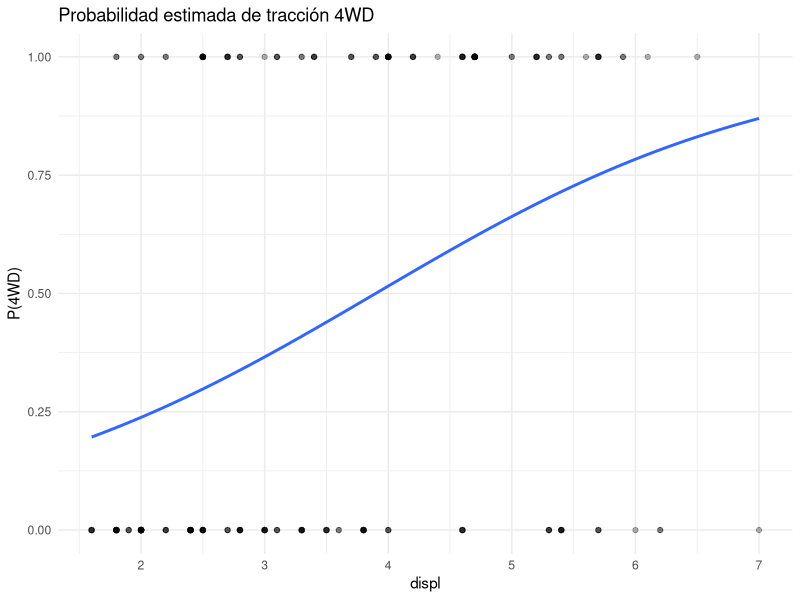

The R source for this figure:
# =============================================================================
# Sesión 9 — Día 5 · mañana — Modelos lineales generalizados
# Curso de nivelación en R — CIMAT Aguascalientes
# =============================================================================
#
# Objetivo de la sesión (2h):
#   Extender lm() a modelos lineales generalizados (logística, Poisson) y
#   seleccionar modelos con AIC/BIC y step().

library(tidyverse)
library(broom)

# -----------------------------------------------------------------------------
# 1. glm(): la misma fórmula, distinta familia
# -----------------------------------------------------------------------------
# lm() es un caso particular de glm() con family = gaussian().
# La sintaxis es casi idéntica; lo que cambia es `family`.

datos <- as_tibble(mpg) %>%
  mutate(traccion_4wd = if_else(drv == "4", 1, 0))

# -----------------------------------------------------------------------------
# 2. Regresión logística (respuesta binaria)
# -----------------------------------------------------------------------------

modelo_logit <- glm(traccion_4wd ~ displ + cyl + hwy, data = datos, family = binomial)
summary(modelo_logit)

# Los coeficientes están en escala log-odds; exponenciar da odds ratios
tidy(modelo_logit, exponentiate = TRUE, conf.int = TRUE)

# Predicciones en escala de probabilidad
datos_pred <- datos %>%
  mutate(prob_4wd = predict(modelo_logit, type = "response"))

ggplot(datos_pred, aes(displ, prob_4wd)) +
  geom_point(aes(y = traccion_4wd), alpha = 0.3) +
  geom_smooth(method = "glm", method.args = list(family = "binomial"), se = FALSE) +
  labs(title = "Probabilidad estimada de tracción 4WD", y = "P(4WD)") +
  theme_minimal()

# -----------------------------------------------------------------------------
# 3. Regresión de Poisson (conteos)
# -----------------------------------------------------------------------------
# Ejemplo clásico: warpbreaks (roturas de hilo por tipo de lana y tensión)

data(warpbreaks)
modelo_poisson <- glm(breaks ~ wool + tension, data = warpbreaks, family = poisson)
summary(modelo_poisson)
tidy(modelo_poisson, exponentiate = TRUE, conf.int = TRUE)   # ratios de tasa (rate ratios)

# Chequeo rápido de sobredispersión (varianza >> media sugiere quasipoisson
# o binomial negativa en vez de poisson)
mean(warpbreaks$breaks); var(warpbreaks$breaks)

# -----------------------------------------------------------------------------
# 4. Selección de modelos: AIC/BIC y step()
# -----------------------------------------------------------------------------

modelo_completo <- glm(traccion_4wd ~ displ + cyl + hwy + cty + year, data = datos, family = binomial)

AIC(modelo_completo)
BIC(modelo_completo)

modelo_reducido <- step(modelo_completo, direction = "backward", trace = 0)
summary(modelo_reducido)

# step() no reemplaza el criterio del analista: siempre revisar que el
# modelo final tenga sentido sustantivo, no solo estadístico.

# =============================================================================
# EJERCICIOS
# =============================================================================

# 1. Ajusta un modelo logístico para predecir si un auto es automático
#    o manual usando mtcars (variable am), con hp y wt como predictores.

# 2. Usando warpbreaks, compara con AIC un modelo con interacción
#    wool*tension contra el modelo aditivo wool + tension. ¿Cuál prefieres?

# =============================================================================
# EJEMPLO: comparar modelos anidados y predecir escenarios
# =============================================================================

modelo_reducido_logit <- glm(traccion_4wd ~ displ, data = datos, family = binomial)
modelo_completo_logit <- glm(traccion_4wd ~ displ + cyl + hwy, data = datos, family = binomial)

# Prueba de razón de verosimilitudes: análogo de anova() para GLM (test = "Chisq"):
anova(modelo_reducido_logit, modelo_completo_logit, test = "Chisq")

# Probabilidad estimada de 4WD para tres autos hipotéticos
autos_hipoteticos <- tibble(
  displ = c(1.8, 3.0, 5.7),
  cyl = c(4, 6, 8),
  hwy = c(35, 26, 18)
)
autos_hipoteticos %>%
  mutate(prob_4wd = predict(modelo_completo_logit, newdata = ., type = "response"))

# ¿A partir de qué displ la probabilidad estimada de 4WD supera 50%,
# manteniendo cyl y hwy en su promedio?
grid_displ <- tibble(
  displ = seq(min(datos$displ), max(datos$displ), by = 0.1),
  cyl = mean(datos$cyl),
  hwy = mean(datos$hwy)
)
grid_displ %>%
  mutate(prob_4wd = predict(modelo_completo_logit, newdata = ., type = "response")) %>%
  filter(prob_4wd >= 0.5) %>%
  slice(1)

# 3. Usando modelo_poisson (warpbreaks), predice el número esperado de
#    roturas para wool = "A" y tension = "L" con
#    predict(..., type = "response").

# 4. (Reto) Compara con anova(..., test = "Chisq") el modelo_poisson contra
#    una versión sin wool (breaks ~ tension). ¿Aporta wool información
#    significativa?
